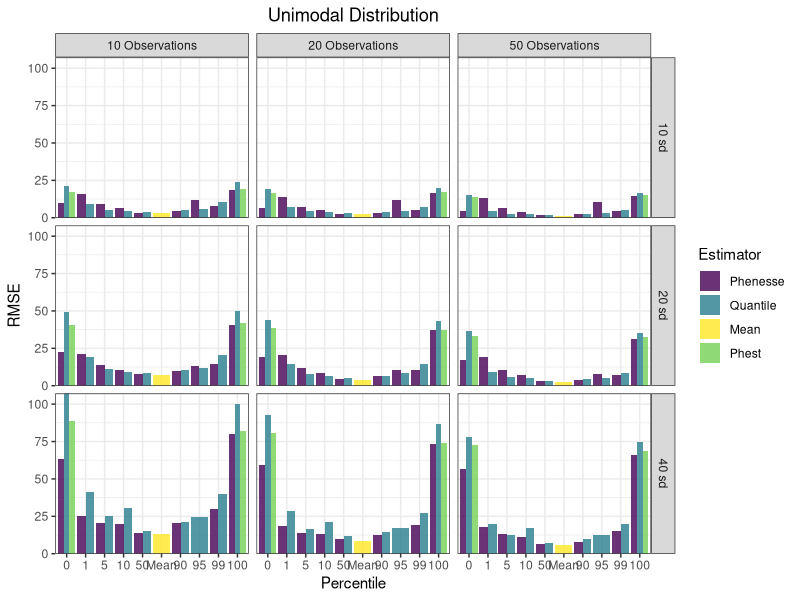

Write the R code that produced this figure. (Note: this script raises an error after producing the figure.)
# Libraries

library(Metrics)
library(dplyr)
library(ggplot2)

# read in simulation results, uni_sims and bi_sims

uni_phenesse_sims <- read.csv("results/unimodal_phenesse.csv", 
                              stringsAsFactors = FALSE)
bi_phenesse_sims <- read.csv("results/bimodal_phenesse.csv", 
                             stringsAsFactors = FALSE)

uni_quantile_sims <- read.csv("results/unimodal_quantile.csv", 
                           stringsAsFactors = FALSE)
bi_quantile_sims <- read.csv("results/bimodal_quantile.csv",
                          stringsAsFactors = FALSE)

uni_phest_sims <- read.csv("results/unimodal_phest.csv", 
                           stringsAsFactors = FALSE) %>% 
  dplyr::select(-lowCI, -highCI)
bi_phest_sims <- read.csv("results/bimodal_phest.csv",
                          stringsAsFactors = FALSE)%>% 
  dplyr::select(-lowCI, -highCI)

uni_mean_sims <- read.csv("results/unimodal_mean.csv", stringsAsFactors = FALSE)
bi_mean_sims <- read.csv("results/bimodal_mean.csv", stringsAsFactors = FALSE)

# Combine phenesse simulation results with naive simulation results

total_uni <- rbind(uni_phenesse_sims, uni_quantile_sims, uni_phest_sims, uni_mean_sims)
total_bi <- rbind(bi_phenesse_sims, bi_quantile_sims, bi_phest_sims, bi_mean_sims)

# group by and summarize to get bias and rmse

total_uni_metrics <- total_uni %>%  
  group_by(estimator, perc, obs, Q, sd) %>% 
  summarize(RMSE = rmse(actual = true_value, predicted = estimate), 
            Bias = bias(actual = true_value, predicted = estimate)) 

total_uni_metrics$sd <- as.character(total_uni_metrics$sd)
total_uni_metrics$obs <- as.character(total_uni_metrics$obs)
total_uni_metrics$Q <- as.character(total_uni_metrics$Q)
total_uni_metrics <- total_uni_metrics %>% 
  mutate(fac_Q = ifelse(Q == 50.50, "Mean", Q))

total_bi_metrics <- total_bi %>%  
  group_by(estimator, perc, obs,Q, sd) %>% 
  summarize(RMSE = rmse(actual = true_value, predicted = estimate), 
            Bias = bias(actual = true_value, predicted = estimate)) 
total_bi_metrics$sd <- as.character(total_bi_metrics$sd)
total_bi_metrics$obs <- as.character(total_bi_metrics$obs)
total_bi_metrics$Q <- as.character(total_bi_metrics$Q)
total_bi_metrics <- total_bi_metrics %>% 
  mutate(fac_Q = ifelse(Q == 50.50, "Mean", Q))

# prepare dataframe for barplot
total_uni_metrics_barplot <- total_uni_metrics %>% 
  ungroup(fac_Q) %>% 
  mutate(fac_Q = factor(fac_Q, levels = c('0','1','5','10','50',"Mean",'90','95','99','100'))) %>% 
  mutate(sd = paste(sd, "sd")) %>% 
  mutate(obs = paste(obs, "Observations")) %>% 
  mutate(Estimator = ifelse(estimator == "belitz", "Phenesse",
                            ifelse(estimator == "naive" , "Quantile",
                                   ifelse(estimator == "mean", "Mean",
                                          "Phest")))) %>% 
  mutate(Estimator = factor(Estimator, levels = c('Phenesse', 'Quantile', 'Mean','Phest')))

total_bi_metrics_barplot <- total_bi_metrics %>% 
  ungroup(fac_Q) %>% 
  mutate(fac_Q = factor(fac_Q, levels = c('0','1','5','10','50',"Mean",'90','95','99','100'))) %>% 
  mutate(sd = paste(sd, "sd")) %>% 
  mutate(obs = paste(obs, "Observations")) %>% 
  mutate(Estimator = ifelse(estimator == "belitz", "Phenesse",
                            ifelse(estimator == "naive" , "Quantile",
                                   ifelse(estimator == "mean", "Mean",
                                          "Phest")))) %>% 
  mutate(Estimator = factor(Estimator, levels = c('Phenesse', 'Quantile', 'Mean','Phest')))

##### UNIMODAL RMSE PLOT #########

um_rmse <- ggplot(total_uni_metrics_barplot) + 
  geom_bar(aes(x = fac_Q, y = RMSE, fill = Estimator), 
           stat = "identity", size = 1, alpha = 0.8, position = "dodge") +
  ggtitle("Unimodal Distribution") + 
  scale_y_continuous(expand = c(0,0)) +
  theme_bw() +
  scale_fill_manual(values = c("#440154FF", "#287D8EFF","#FDE725FF", "#73D055FF")) +
  facet_grid(sd~obs, labeller = labeller()) +
  labs(x = "Percentile", y = 'RMSE') + 
  theme(plot.title = element_text(hjust = 0.5)) 

ggplot2::ggsave("figures_outputs/Fig3.png", plot = um_rmse, width = 10, height = 8, dpi = 300)

####### BIMODAL RMSE PLOT ############

bm_rmse <- ggplot(total_bi_metrics_barplot) + 
  geom_bar(aes(x = fac_Q, y = RMSE, fill = Estimator), 
           stat = "identity", size = 1, alpha = 0.8, position = "dodge") +
  ggtitle("Bimodal Distribution") + 
  scale_y_continuous(expand = c(0,0)) +
  theme_bw() +
  scale_fill_manual(values = c("#440154FF", "#287D8EFF","#FDE725FF", "#73D055FF")) +
  facet_grid(sd~obs, labeller = labeller()) +
  labs(x = "Percentile", y = 'RMSE') + 
  theme(plot.title = element_text(hjust = 0.5)) 

ggplot2::ggsave("figures_outputs/Fig4.png", plot = bm_rmse, width = 10, height = 8, dpi = 300)

##### UNIMODAL BIAS PLOT #########

um_bias <- ggplot(total_uni_metrics_barplot) + 
  geom_bar(aes(x = fac_Q, y = Bias, fill = Estimator), 
           stat = "identity", size = 1, alpha = 0.8, position = "dodge") +
  geom_hline(yintercept = 0, alpha = 0.5) +
  ggtitle("Unimodal Distribution") + 
  scale_y_continuous(expand = c(0,0)) +
  theme_bw() +
  scale_fill_manual(values = c("#440154FF", "#287D8EFF","#FDE725FF", "#73D055FF")) +
  facet_grid(sd~obs, labeller = labeller()) +
  labs(x = "Percentile", y = 'Bias') + 
  theme(plot.title = element_text(hjust = 0.5)) 

ggplot2::ggsave("figures_outputs/Fig5.png", plot = um_bias, width = 10, height = 8, dpi = 300)

####### BIMODAL BIAS PLOT ############

bm_bias <- ggplot(total_bi_metrics_barplot) + 
  geom_bar(aes(x = fac_Q, y = Bias, fill = Estimator), 
           stat = "identity", size = 1, alpha = 0.8, position = "dodge") +
  geom_hline(yintercept = 0, alpha = 0.5) +
  ggtitle("Bimodal Distribution") + 
  scale_y_continuous(expand = c(0,0)) +
  theme_bw() +
  scale_fill_manual(values = c("#440154FF", "#287D8EFF","#FDE725FF", "#73D055FF")) +
  facet_grid(sd~obs, labeller = labeller()) +
  labs(x = "Percentile", y = 'Bias') + 
  theme(plot.title = element_text(hjust = 0.5)) 

ggplot2::ggsave("figures_outputs/Fig6.png", plot = bm_bias, width = 10, height = 8, dpi = 300)
